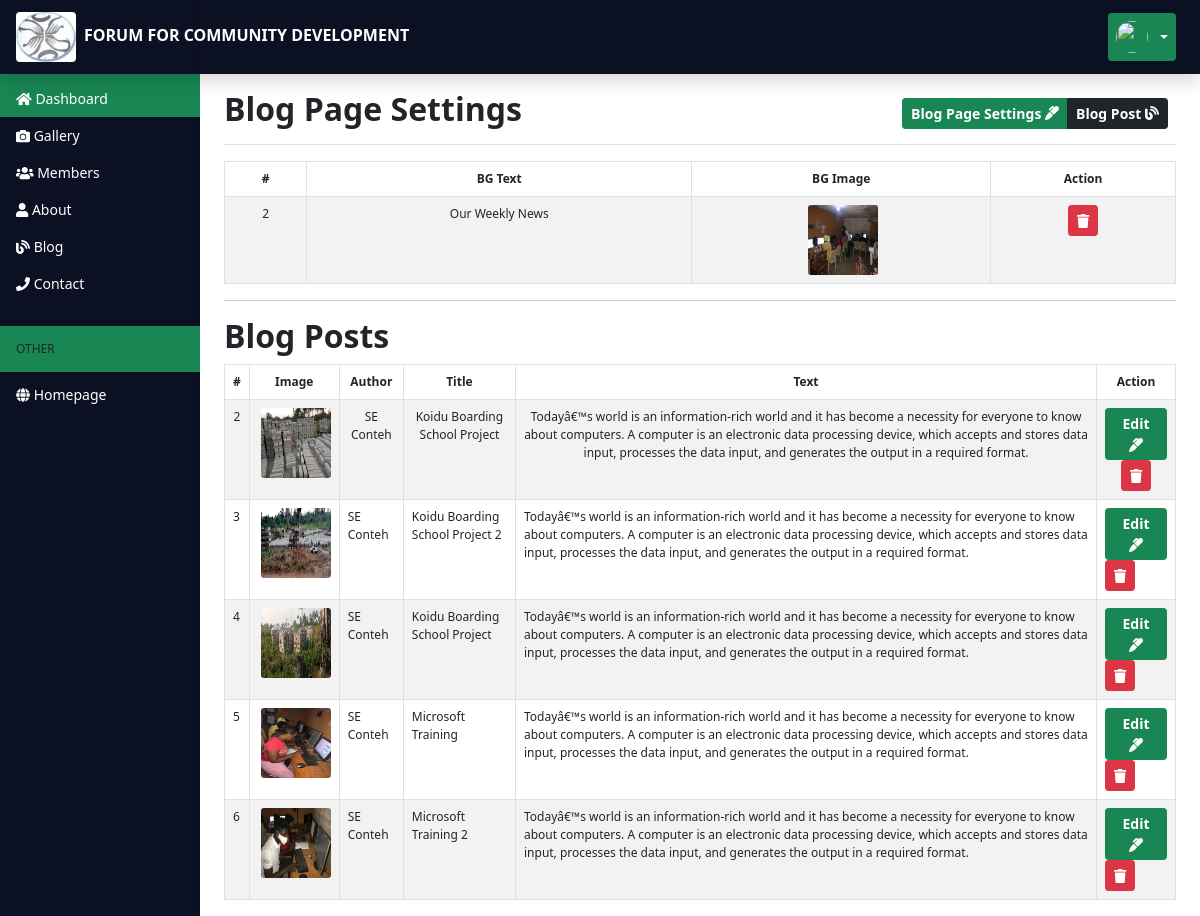
Screenshot of /admin/dashboard-blog.php with the database file from the repository.
### tables this page shows
CREATE TABLE IF NOT EXISTS `tblblogsettings` (
  `blogid` int(11) NOT NULL AUTO_INCREMENT,
  `bgtext` varchar(100) NOT NULL,
  `bgimage` varchar(100) NOT NULL,
  PRIMARY KEY (`blogid`)
);

CREATE TABLE IF NOT EXISTS `tblblog` (
  `postid` int(11) NOT NULL AUTO_INCREMENT,
  `author` varchar(50) NOT NULL,
  `title` varchar(50) NOT NULL,
  `postimage` varchar(100) NOT NULL,
  `posttext` text NOT NULL,
  PRIMARY KEY (`postid`)
);

### admin/dashboard-blog.php (the view, shortened to what this page needs)
<?php include 'dashboard-header.php';?>
<?php include 'dashboard-sidebar.php';?>
    <main class="col-md-9 ms-sm-auto col-lg-10 px-md-4">
      <div class="d-flex justify-content-between flex-wrap flex-md-nowrap align-items-center pt-3 pb-2 mb-3 border-bottom">
        <h1 class="h2 fw-bold">Blog Page Settings</h1>
          <div class="btn-group me-2">
            <button  class="btn btn-sm btn-success fw-bold"  data-bs-toggle="modal" data-bs-target="#adminSettings">Blog Page Settings <i class="fas fa-marker"></i> </button>
            <button  class="btn btn-sm btn-dark fw-bold"  data-bs-toggle="modal" data-bs-target="#blog">Blog Post <i class="fas fa-blog"></i> </button>
          </div>
      </div>
<table class="table table-striped table-bordered table-hover table-responsive" style="font-size:12px" cellspacing="0">
          <thead>
            <tr class="text-center">
              <th>#</th>
              <th>BG Text</th>
              <th>BG Image</th>
              <th>Action</th>
            </tr>
          </thead>
          <tbody>
          <tr class="text-center">
<?php
include '../includes/config.php';
 $query = "SELECT * FROM tblblogsettings";
 $queryrun = mysqli_query($conn, $query);
 $rowcount = mysqli_num_rows($queryrun);
 if ($rowcount > 0){
     while($row = mysqli_fetch_assoc($queryrun)){ ?>
    <td><?php echo $row['blogid'];?></td>
    <td><?php echo $row['bgtext'];?></td>
    <td><img class="img-profile" src="../<?php echo $row['bgimage'];?>" /></td>
<td>
  <a href="controller.php?deletesettings=<?php echo $row['blogid'];?>" class="text-white mr-2 text-decoration-none btn btn-danger btn-sm" onclick="return confirm('Do you want to remove this blog settings?')";
    title="Delete"><i class="fas fa-trash"></i> </a>
</td>
</tr>
<?php
}
 }
 ?>
          </tbody>
        </table>
        <hr>
<h5 class="fw-bold h2">Blog Posts</h5>
      <table class="table table-striped table-bordered table-hover table-responsive" style="font-size:12px" cellspacing="0">
          <thead>
          <tr class="text-center">
              <th>#</th>
              <th>Image</th>
              <th>Author</th>
              <th>Title</th>
              <th>Text</th>
              <th>Action</th>
            </tr>
          </thead>
          <tbody>
          <tr class="text-center">
<?php
include '../includes/config.php';
 $query = "SELECT * FROM tblblog";
 $queryrun = mysqli_query($conn, $query);
 $rowcount = mysqli_num_rows($queryrun);
 if ($rowcount > 0){
     while($row = mysqli_fetch_assoc($queryrun)){ ?>
    <td><?php echo $row['postid'];?></td>
    <td><img class="img-profile" src="../<?php echo $row['postimage'];?>" /></td>
    <td><?php echo $row['author'];?></td>
    <td><?php echo $row['title'];?></td>
    <td><?php echo $row['posttext'];?></td>
<td>
<a href="controller.php?editpost=<?php echo $row['postid'];?>" class="fw-bold text-white mr-2 text-decoration-none btn btn-success btn-sm" onclick="return confirm('Do you want to edit this post?')";
    title="Delete">Edit <i class="fas fa-marker"></i> </a>
  <a href="controller.php?deletepost=<?php echo $row['postid'];?>" class="text-white mr-2 text-decoration-none btn btn-danger btn-sm" onclick="return confirm('Do you want to remove this post?')";
    title="Delete"><i class="fas fa-trash"></i> </a>
</td>
</tr>
<?php
}
 }
 ?>
          </tbody>
        </table>
    </main>
  </div>
</div>
<?php include 'dashboard-footer.php';?>

### assets/css/dashboard.css (style rules this page uses)
:root { --bs-blue: #0d6efd; --bs-indigo: #6610f2; --bs-purple: #6f42c1; --bs-pink: #d63384; --bs-red: #dc3545; --bs-orange: #fd7e14; --bs-yellow: #ffc107; --bs-green: #198754; --bs-teal: #20c997; --bs-cyan: #0dcaf0; --bs-white: #fff; --bs-gray: #6c757d; --bs-gray-dark: #343a40; --bs-primary: #0d6efd; --bs-secondary: #6c757d; --bs-success: #198754; --bs-info: #0dcaf0; --bs-warning: #ffc107; --bs-danger: #dc3545; --bs-light: #f8f9fa; --bs-dark: #212529; --dark: #0c1023; --bs-font-sans-serif: system-ui,-apple-system,"Segoe UI",Roboto,"Helvetica Neue",Arial,"Noto Sans","Liberation Sans",sans-serif,"Apple Color Emoji","Segoe UI Emoji","Segoe UI Symbol","Noto Color Emoji"; --bs-font-monospace: SFMono-Regular,Menlo,Monaco,Consolas,"Liberation Mono","Courier New",monospace; --bs-gradient: linear-gradient(180deg, rgba(255, 255, 255, 0.15), rgba(255, 255, 255, 0)); }
body { font-size: .875rem; }
.img-profile { width: 70px !important; height: 70px !important; margin-left: 3px; border-radius: 3px; }
.text-center { text-align: center !important; }

### rows the page displays
tblblogsettings: blogid "2", bgtext "Our Weekly News", bgimage (picture)
tblblog: postid "2", postimage (picture), author "SE Conteh", title "Koidu Boarding School Project", posttext "Todayâ€™s world is an information-rich world and it has become a necessity for everyone to know about computers. A computer is an electronic data processing device, which accepts and stores data input, processes the data input, and generates the output in a required format."
tblblog: postid "3", postimage (picture), author "SE Conteh", title "Koidu Boarding School Project 2", posttext "Todayâ€™s world is an information-rich world and it has become a necessity for everyone to know about computers. A computer is an electronic data processing device, which accepts and stores data input, processes the data input, and generates the output in a required format."
tblblog: postid "4", postimage (picture), author "SE Conteh", title "Koidu Boarding School Project", posttext "Todayâ€™s world is an information-rich world and it has become a necessity for everyone to know about computers. A computer is an electronic data processing device, which accepts and stores data input, processes the data input, and generates the output in a required format."
tblblog: postid "5", postimage (picture), author "SE Conteh", title "Microsoft Training", posttext "Todayâ€™s world is an information-rich world and it has become a necessity for everyone to know about computers. A computer is an electronic data processing device, which accepts and stores data input, processes the data input, and generates the output in a required format."
tblblog: postid "6", postimage (picture), author "SE Conteh", title "Microsoft Training 2", posttext "Todayâ€™s world is an information-rich world and it has become a necessity for everyone to know about computers. A computer is an electronic data processing device, which accepts and stores data input, processes the data input, and generates the output in a required format."
